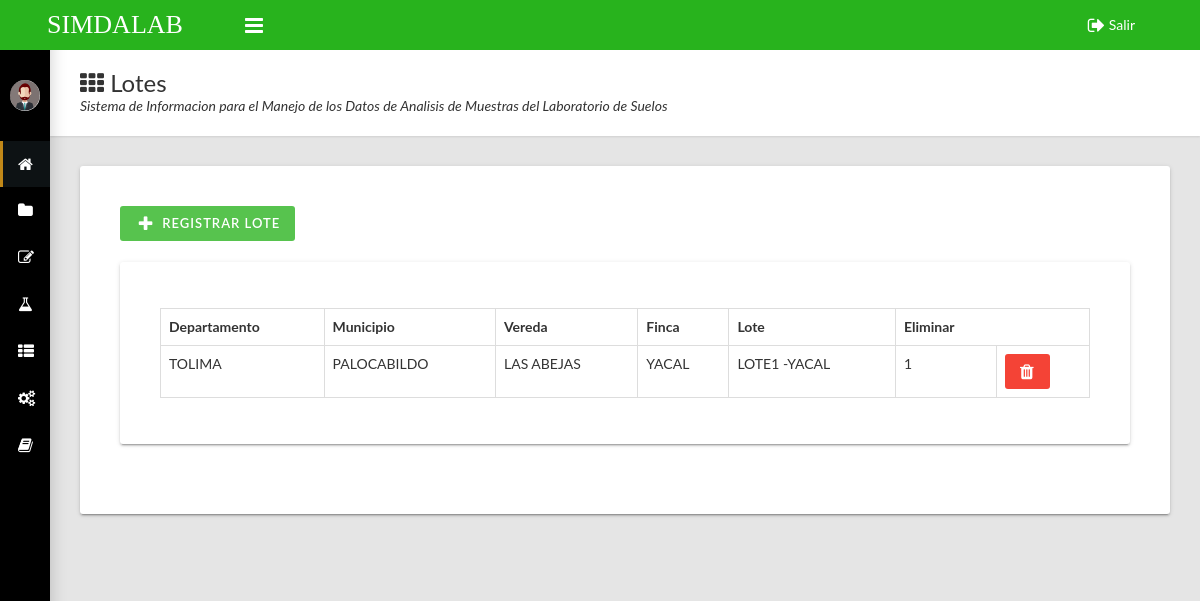
Page /pages/Administrador/registrar/Reg-Lote/Reg-Lote.php (signed in) on the committed database.
### tables this page shows
CREATE TABLE `lotes` (
  `id_Lote` bigint(20) NOT NULL,
  `id_Finca` bigint(20) NOT NULL,
  `nombre_Lote` varchar(60) NOT NULL,
  `Tamano` float NOT NULL COMMENT 'Tamaño por hectáreas '
);

CREATE TABLE `departamentos` (
  `id_Departamento` bigint(20) NOT NULL,
  `nombre_Departamento` varchar(30) NOT NULL
);

CREATE TABLE `municipios` (
  `id_Municipio` bigint(20) NOT NULL,
  `id_Departamento` bigint(20) NOT NULL,
  `nombre_Municipio` varchar(30) NOT NULL
);

CREATE TABLE `veredas` (
  `id_Vereda` bigint(20) NOT NULL,
  `id_Municipio` bigint(20) NOT NULL,
  `nombre_Vereda` varchar(60) NOT NULL
);

CREATE TABLE `fincas` (
  `id_Finca` bigint(20) NOT NULL,
  `id_Vereda` bigint(20) NOT NULL,
  `nombre_Finca` varchar(60) NOT NULL,
  `Tamano` float NOT NULL COMMENT 'Tamaño por hectáreas ',
  `numero_Telefono` varchar(20) NOT NULL,
  `correo_Electronico` varchar(100) NOT NULL,
  `codigoFinca` varchar(20) NOT NULL
);

### pages/Administrador/registrar/Reg-Lote/Reg-Lote.php (the view, shortened to what this page needs)
<?php
if (isset($_SESSION['ADMINISTRADOR']))
{
  include '../../../../assets/conexion/conexion.php';
?>
<!DOCTYPE html>
<html>
  <head>
    <link rel="stylesheet" type="text/css" href="../../../../assets/css/main.css">
  </head>
  <body class="sidebar-mini fixed sidebar-collapse">
    <div class="wrapper">
      <header class="main-header hidden-print"><a class="logo" href="../../index.php">SIMDALAB</a>
        <nav class="navbar navbar-static-top">
          <a class="sidebar-toggle " href="#" data-toggle="offcanvas"></a>
          <div class="navbar-custom-menu">
            <ul class="top-nav">
              <li><a href="../../../../assets/conexion/cerrar.php"><i class="fa fa-sign-out fa-lg"></i> Salir</a></li>
            </ul>
          </div>
        </nav>
      </header>
      <aside class="main-sidebar hidden-print">
        <section class="sidebar">
          <div class="user-panel">
            <div class="pull-left image"><img class="img-circle" src="../../../../assets/imagenes/administrador.png" alt="User Image"></div>
          </div>
         <ul class="sidebar-menu">
            <li class="active"><a href="../../index.php"><i class="fa fa-home"></i><span>Inicio</span></a></li>
            <li class="treeview"><a href="#"><i class="fa fa-folder"></i><span>Registrar</span><i class="fa fa-angle-right"></i></a>
                <li class="treeview"><a href="#"><i class="fa fa-edit"></i><span>Ingresar</span><i class="fa fa-angle-right"></i></a>
            </li>
               <li class="treeview"><a href="#"><i class="fa fa-flask"></i><span>Analizar</span><i class="fa fa-angle-right"></i></a>
            </li>
            <li class="treeview"><a href="#"><i class="fa fa-th-list"></i><span>Consultar</span><i class="fa fa-angle-right"></i></a>
            </li>
            <li class="treeview"><a href="#"><i class="fa fa-gears"></i><span>Configuracion</span><i class="fa fa-angle-right"></i></a>
            </li>
            <li class=""><a href="../../manual_usuario/manual_de_usuario_simdalab.pdf"><i class="fa fa-book"></i><span>Manual De Usuario</span></a></li>
          </ul>
        </section>
      </aside>
      <div class="content-wrapper">
        <div class="page-title">
          <div>
            <h1><i class="fa fa-th"></i> Lotes</h1>
            <p>Sistema de Informacion para el Manejo de los Datos de Analisis de Muestras del Laboratorio de Suelos</p>
          </div>
        </div>
        <div class="row">
          <div class="col-md-12">
            <div class="card">
              <div class="row">
                <div class="col-md-4">
                  <button class="btn btn-primary icon-btn" type="button" data-toggle="modal" data-target="#abrir_formulario"><i class="fa fa-fw fa-lg fa-plus"></i>Registrar Lote</button>
                    <div class="col-md-8"></div>
                </div>
              </div>
              <br>
              <div class="row">
                <div class="col-md-12">
                  <div class="card">
                    <div class="card-body" id="Contenedor_Recargar">
                      <table class="table table-hover table-bordered" id="sampleTable">
                        <thead>
                          <tr>
                            <th>Departamento</th>
                            <th>Municipio</th>
                            <th>Vereda</th>
                            <th>Finca</th>
                            <th>Lote</th>
                            <th>Eliminar</th>
                          </tr>
                        </thead>
                        <tbody>
                         <?php
                          $conexion->set_charset('utf8');
          $busqueda="SELECT `id_Lote`, fincas.nombre_Finca, veredas.nombre_Vereda, municipios.nombre_Municipio, departamentos.nombre_Departamento, `nombre_Lote`, lotes.Tamano FROM `lotes`
INNER JOIN fincas ON lotes.id_Finca=fincas.id_Finca
inner JOIN veredas ON fincas.id_Vereda=veredas.id_Vereda
INNER JOIN municipios ON veredas.id_Municipio=municipios.id_Municipio
INNER JOIN departamentos ON municipios.id_Departamento=departamentos.id_Departamento
ORDER BY `lotes`.`id_Lote` DESC";
          $query=mysqli_query($conexion,$busqueda);
          while ($fila=mysqli_fetch_row($query)){
            echo "<tr> ";
            echo "<td>$fila[4]  </td>";
            echo "<td>$fila[3]  </td>";
            echo "<td>$fila[2] </td>";
            echo "<td>$fila[1] </td>";
            echo "<td>$fila[5] </td>";
            echo "<td>$fila[6] </td>";
             echo "<td><div><a class='btn btn-danger' href='eliminar-lote.php?id_Lote=".$fila['0']."'><i class='fa fa-lg fa-trash'></i></a></div></td>";
            echo "</tr>";
            }
          ?>
                        </tbody>
                      </table>
                    </div>
                  </div>
                </div>
              </div>
            </div>
          </div>
        </div>
      </div>
  </body>
</html>
<?php
}
else
{
  echo "<script type='text/javascript'>alert('Acceso Denegado');location='../../../../index.php?Acceso Denegado'</script>";
}
?>

### rows in the picture
lotes: departamentos.nombre_Departamento "TOLIMA", municipios.nombre_Municipio "PALOCABILDO", veredas.nombre_Vereda "LAS ABEJAS", id_Finca.nombre_Finca "YACAL", nombre_Lote "LOTE1 -YACAL", Tamano "1"
